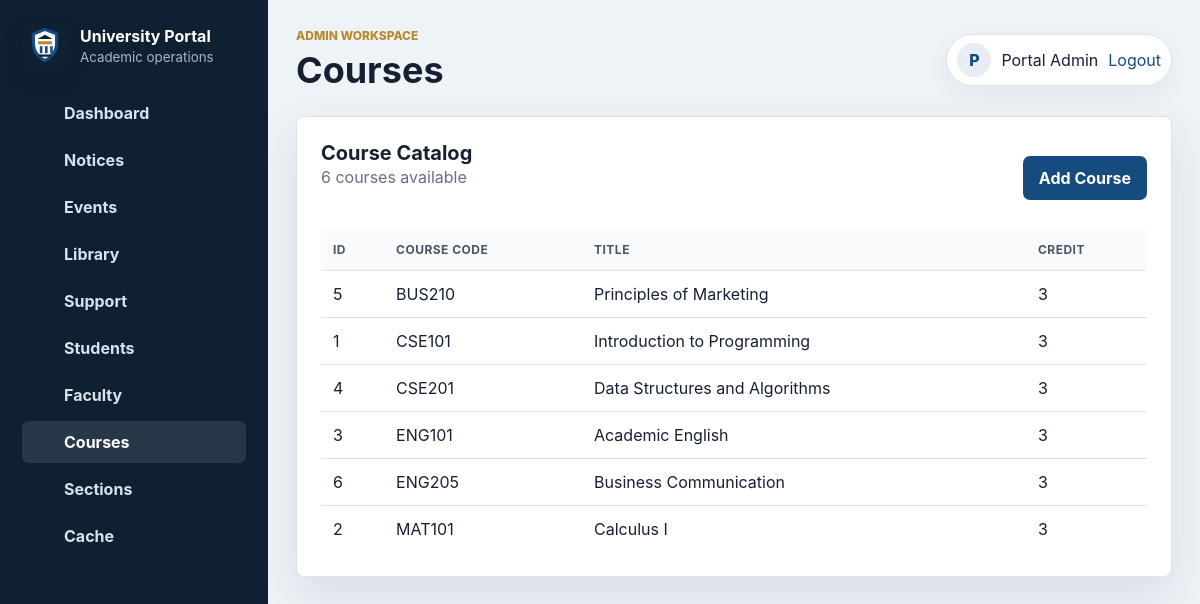
Screenshot of /course_list.php (signed in) with the database file from the repository.
### tables this page shows
CREATE TABLE `courses` (
  `course_id` int(11) NOT NULL AUTO_INCREMENT,
  `course_code` varchar(40) NOT NULL,
  `title` varchar(180) NOT NULL,
  `credit` int(11) NOT NULL,
  PRIMARY KEY (`course_id`),
  UNIQUE KEY `course_code` (`course_code`)
);

### course_list.php (the view, shortened to what this page needs)
<?php
require_once __DIR__ . '/app.php';
$courses = cached_fetch_all('course_list', 'SELECT * FROM courses ORDER BY course_code');
?>
<section class="panel">
    <div class="section-heading">
        <div>
            <h2>Course Catalog</h2>
            <p class="subtitle"><?php echo h(count($courses)); ?> courses available</p>
        </div>
        <a class="btn" href="add_course.php">Add Course</a>
    </div>
    <div class="table-wrap">
        <table>
            <tr>
                <th>ID</th>
                <th>Course Code</th>
                <th>Title</th>
                <th>Credit</th>
            </tr>
            <?php foreach ($courses as $course) { ?>
                <tr>
                    <td><?php echo h($course['course_id']); ?></td>
                    <td><?php echo h($course['course_code']); ?></td>
                    <td><?php echo h($course['title']); ?></td>
                    <td><?php echo h($course['credit']); ?></td>
                </tr>
            <?php } ?>
        </table>
    </div>
</section>

### style.css (style rules this page uses)
:root { --ink: #172033; --muted: #647084; --line: #dce3ec; --soft: #f5f7fb; --panel: #ffffff; --primary: #164b7f; --primary-strong: #0f355d; --accent: #b88a2d; --success: #1f7a55; --danger: #b42318; --shadow: 0 18px 48px rgba(23, 32, 51, .10); }
* { box-sizing: border-box; }
body { margin: 0; font-family: Inter, "Segoe UI", Arial, sans-serif; background: #eef3f8; color: var(--ink); }
a { color: var(--primary); text-decoration: none; }
.subtitle, .muted { color: var(--muted); }
.subtitle { margin: 0 0 24px; line-height: 1.6; }
.btn, button { display: inline-flex; align-items: center; justify-content: center; min-height: 44px; border: 0; border-radius: 7px; padding: 11px 16px; background: var(--primary); color: white; font-weight: 750; cursor: pointer; transition: transform .18s ease, background .18s ease, box-shadow .18s ease; }
.app-body { min-height: 100vh; }
.panel, .container { width: 100%; margin: 0 0 22px; padding: 24px; border: 1px solid var(--line); border-radius: 8px; background: white; box-shadow: var(--shadow); }
.section-heading { display: flex; justify-content: space-between; align-items: center; gap: 16px; margin-bottom: 14px; }
.section-heading h2 { margin: 0; font-size: 20px; }
.table-wrap { overflow-x: auto; }
table { width: 100%; border-collapse: collapse; }
th, td { padding: 13px 12px; border-bottom: 1px solid var(--line); text-align: left; vertical-align: middle; }
th { color: #475569; background: #f8fafc; font-size: 12px; letter-spacing: .04em; text-transform: uppercase; }
tr:last-child td { border-bottom: 0; }

### rows the page displays
courses: course_id "5", course_code "BUS210", title "Principles of Marketing", credit "3"
courses: course_id "1", course_code "CSE101", title "Introduction to Programming", credit "3"
courses: course_id "4", course_code "CSE201", title "Data Structures and Algorithms", credit "3"
courses: course_id "3", course_code "ENG101", title "Academic English", credit "3"
courses: course_id "6", course_code "ENG205", title "Business Communication", credit "3"
courses: course_id "2", course_code "MAT101", title "Calculus I", credit "3"

### other values shown
$item[1] "Dashboard"
$item[1] "Notices"
$item[1] "Events"
$item[1] "Library"
$item[1] "Support"
$item[1] "Students"
$item[1] "Faculty"
$item[1] "Courses"
$item[1] "Sections"
$item[1] "Cache"
role_label($role) "ADMIN"
$title "Courses"
$initials "P"
$name "Portal Admin"
count($courses) "6"
